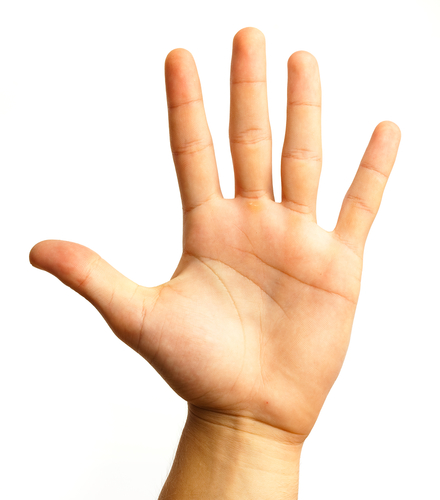
#> input picture sample/hand.jpg, 440 x 500 px
$ jupyter execute 03inRange.ipynb
#> lines starting #> are read from the running program, lines starting #| are printed output that depends on the picture; after the words box and inside, x2 and y2 are one past the last pixel; in counts of white or black regions, pixels touching at a corner belong together
# 예제 7.5 컬러 영역 검출: cv2.inRange()

[cell 1]
import cv2
import numpy as np

### <span style='background-color:#fff5b1'>cv2.inRange(src, lowerb, pperb</span>
src의 각 화소가 lowerb와 upperb 사이에 있으면 dst는 200 그렇지 않으면 0으로 컬러 영역 분할 \
**lowerb와 upperb** scalar 값도 가능 \
**dst** src와 같은 크기의 8비트 uint \
3-채널 컬러 영상에서 HSV 색상으로 변환한 후에 색상 범위를 지정하여 피부 검출 할 때 유용함

[cell 2]
src1 = cv2.imread('../sample/hand.jpg')
#> src1 is the input picture: shape (500, 440, 3); mean B, G, R 210.3, 226.7, 246.1
hsv1 = cv2.cvtColor(src1, cv2.COLOR_BGR2HSV)
#> hsv1: shape (500, 440, 3); mean H, S, V 6.6, 41.6, 246.1
lowerb1 = (0,40,0)
upperb1 = (20,180,255)
dst1 = cv2.inRange(hsv1, lowerb1, upperb1)
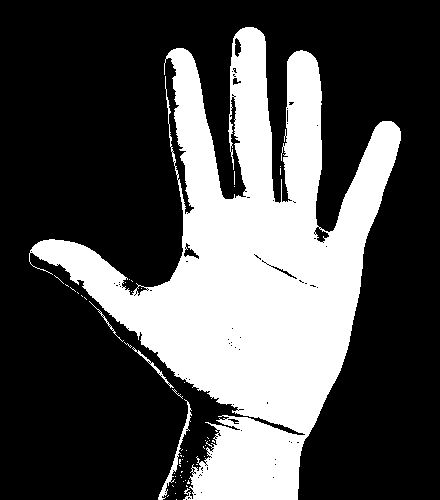
#> dst1: shape (500, 440); 31.4% white; 52 white regions (48 under 20 px), largest, box (x1, y1, x2, y2) and area: (29, 27, 401, 500) 68350, (158, 399, 192, 500) 404, (132, 347, 174, 388) 134, (89, 301, 124, 342) 68

[cell 3]
src2 = cv2.imread('../sample/flower.jpg')
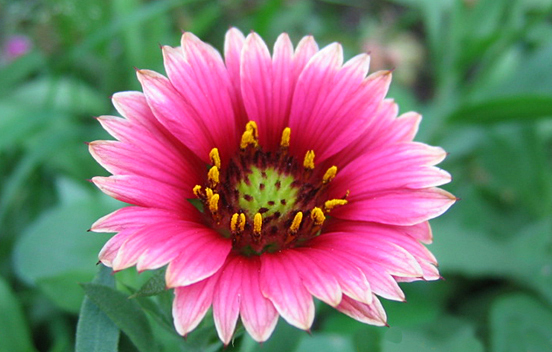
#> input picture sample/flower.jpg, 552 x 352 px
#> src2 is the input picture: shape (352, 552, 3); mean B, G, R 112.1, 115.6, 129.4
hsv2 = cv2.cvtColor(src2, cv2.COLOR_BGR2HSV)
#> hsv2: shape (352, 552, 3); mean H, S, V 100.2, 134, 163.4
lowerb2 = (100,100,100)
upperb2 = (180,255,255)
dst2 = cv2.inRange(hsv2, lowerb2, upperb2)
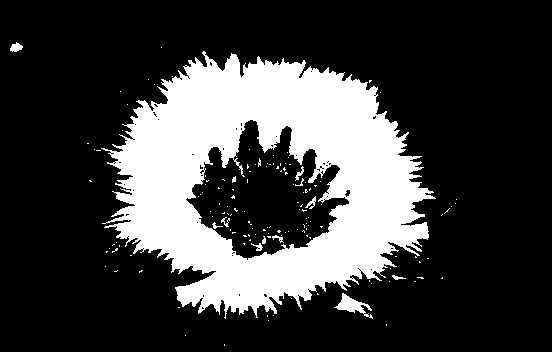
#> dst2: shape (352, 552); 24.5% white; 143 white regions (130 under 20 px), largest, box (x1, y1, x2, y2) and area: (101, 51, 436, 319) 46476, (334, 293, 373, 319) 365, (10, 42, 23, 52) 83
